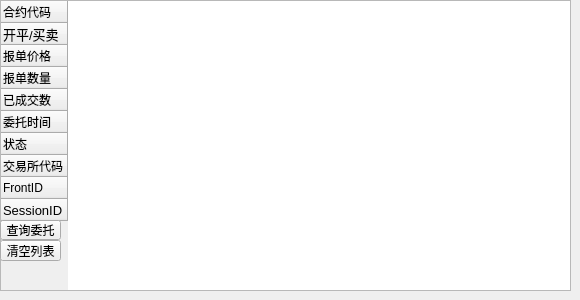
       <widget class="QWidget" name="tab_BID">
        <attribute name="title">
         <string>委托</string>
        </attribute>
        <widget class="QTableWidget" name="tableWidget_onrtnorder">
         <property name="geometry">
          <rect>
           <x>0</x>
           <y>0</y>
           <width>571</width>
           <height>291</height>
          </rect>
         </property>
         <property name="editTriggers">
          <set>QAbstractItemView::NoEditTriggers</set>
         </property>
         <property name="selectionBehavior">
          <enum>QAbstractItemView::SelectColumns</enum>
         </property>
         <attribute name="verticalHeaderDefaultSectionSize">
          <number>22</number>
         </attribute>
         <row>
          <property name="text">
           <string>合约代码</string>
          </property>
         </row>
         <row>
          <property name="text">
           <string>开平/买卖</string>
          </property>
          <property name="font">
           <font>
            <pointsize>10</pointsize>
           </font>
          </property>
         </row>
         <row>
          <property name="text">
           <string>报单价格</string>
          </property>
         </row>
         <row>
          <property name="text">
           <string>报单数量</string>
          </property>
         </row>
         <row>
          <property name="text">
           <string>已成交数</string>
          </property>
         </row>
         <row>
          <property name="text">
           <string>委托时间</string>
          </property>
         </row>
         <row>
          <property name="text">
           <string>状态</string>
          </property>
         </row>
         <row>
          <property name="text">
           <string>交易所代码</string>
          </property>
          <property name="font">
           <font>
            <pointsize>9</pointsize>
           </font>
          </property>
         </row>
         <row>
          <property name="text">
           <string>FrontID</string>
          </property>
         </row>
         <row>
          <property name="text">
           <string>SessionID</string>
          </property>
          <property name="font">
           <font>
            <pointsize>10</pointsize>
           </font>
          </property>
         </row>
        </widget>
        <widget class="QPushButton" name="pushButton_OrderReq">
         <property name="geometry">
          <rect>
           <x>0</x>
           <y>220</y>
           <width>61</width>
           <height>20</height>
          </rect>
         </property>
         <property name="text">
          <string>查询委托</string>
         </property>
        </widget>
        <widget class="QPushButton" name="pushButton_onrtndel">
         <property name="geometry">
          <rect>
           <x>0</x>
           <y>240</y>
           <width>61</width>
           <height>21</height>
          </rect>
         </property>
         <property name="text">
          <string>清空列表</string>
         </property>
        </widget>
       </widget>
